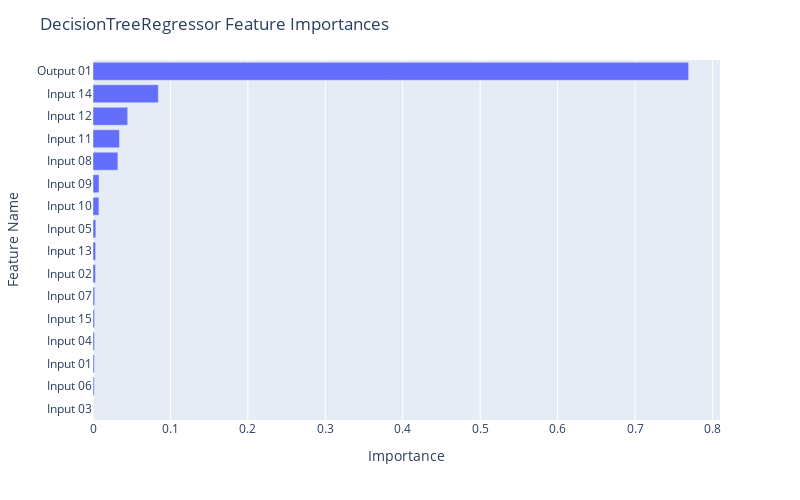

The code cell stored with this chart in its notebook:
### Code cell
fig = px.bar(df_dt, x="Importance", y="Feature Name")

fig.update_layout(
    autosize=False,
    width=800,
    height=500,
    title_text=f"DecisionTreeRegressor Feature Importances",
    yaxis={'categoryorder':'total ascending'}
)

fig.show()

### Figure 1 — Plotly figure (JSON) as saved in the notebook; plotly's stock layout.template omitted (floating-point values rounded to 4 significant figures)
{"data": [{"alignmentgroup": "True", "hovertemplate": "Importance=%{x}<br>Feature Name=%{y}<extra></extra>", "legendgroup": "", "marker": {"color": "#636efa", "pattern": {"shape": ""}}, "name": "", "offsetgroup": "", "orientation": "h", "showlegend": false, "textposition": "auto", "type": "bar", "x": [0.7693, 0.08438, 0.0448, 0.03424, 0.03213, 0.007757, 0.007652, 0.003676, 0.003442, 0.003246, 0.002226, 0.002014, 0.0019, 0.001672, 0.001568, 0], "xaxis": "x", "y": ["Output 01", "Input 14", "Input 12", "Input 11", "Input 08", "Input 09", "Input 10", "Input 05", "Input 13", "Input 02", "Input 07", "Input 15", "Input 04", "Input 01", "Input 06", "Input 03"], "yaxis": "y"}], "layout": {"autosize": false, "barmode": "relative", "height": 500, "legend": {"tracegroupgap": 0}, "margin": {"t": 60}, "title": {"text": "DecisionTreeRegressor Feature Importances"}, "width": 800, "xaxis": {"anchor": "y", "autorange": true, "domain": [0, 1], "range": [0, 0.8098], "title": {"text": "Importance"}, "type": "linear"}, "yaxis": {"anchor": "x", "autorange": true, "categoryorder": "total ascending", "domain": [0, 1], "range": [-0.5, 15.5], "title": {"text": "Feature Name"}, "type": "category"}}}
